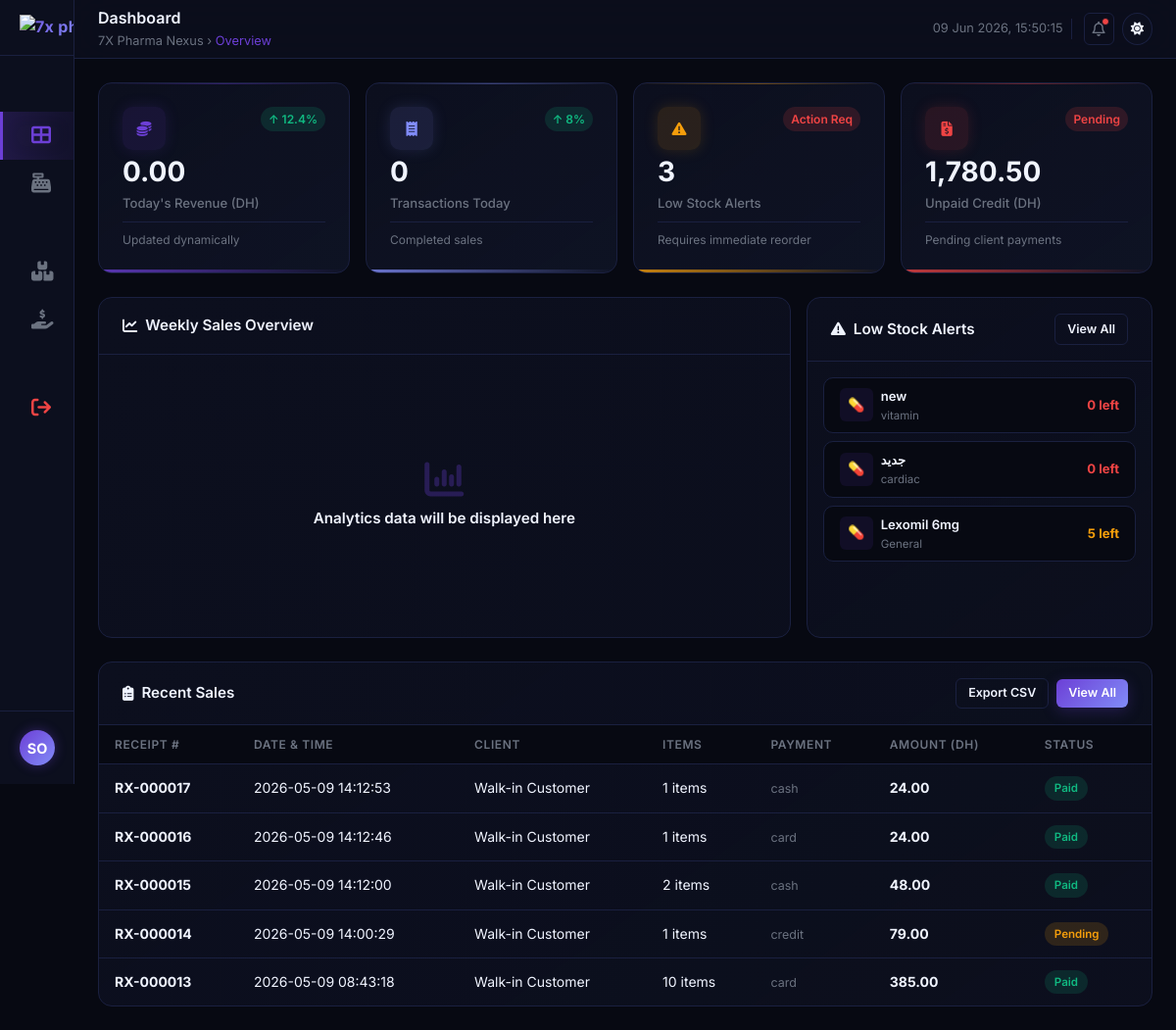
The page /public/dashboard (signed in) on the database its author committed.
### tables this page shows
CREATE TABLE `medicines` (
  `id` int(11) NOT NULL,
  `barcode` varchar(50) NOT NULL,
  `name` varchar(150) NOT NULL,
  `dci` varchar(150) DEFAULT NULL,
  `category` varchar(100) DEFAULT 'General',
  `price` decimal(10,2) NOT NULL,
  `cost_price` decimal(10,2) NOT NULL,

  `created_at` timestamp NOT NULL DEFAULT current_timestamp(),
  `deleted_at` timestamp NULL DEFAULT NULL
);

CREATE TABLE `sales` (
  `id` bigint(20) NOT NULL,
  `user_id` int(11) NOT NULL,
  `client_id` int(11) DEFAULT NULL,
  `total_amount` decimal(12,2) NOT NULL,
  `payment_method` enum('cash','card','credit','cheque','mutuelle') NOT NULL,
  `created_at` timestamp NOT NULL DEFAULT current_timestamp(),
  `deleted_at` timestamp NULL DEFAULT NULL
);

### views/pages/dashboard.php (the view, shortened to what the rows shown need)
<!DOCTYPE html>
<html lang="en" data-theme="dark">
<head>
    <link rel="stylesheet" href="https://cdnjs.cloudflare.com/ajax/libs/font-awesome/6.5.1/css/all.min.css">
    <link rel="stylesheet" href="<?= BASE_URL ?>/assets/css/global.css">
    <link rel="stylesheet" href="<?= BASE_URL ?>/assets/css/dashboard.css">
</head>
<body>
    <div class="dashboard-layout">
        <div class="main-content">
            <main class="page-body" id="main-page-body">
                <div class="dashboard-row two-col">
                    <div class="panel">
                        <div class="panel-header">
                            <h2 class="panel-title">
                                <i class="fa-solid fa-chart-line"></i>
                                Weekly Sales Overview
                            </h2>
                        </div>
                    </div>
                    <div class="panel">
                        <div class="panel-header">
                            <h2 class="panel-title">
                                <i class="fa-solid fa-triangle-exclamation"></i>
                                Low Stock Alerts
                            </h2>
                        </div>
                        <div class="panel-body" style="padding: var(--space-3);">
                            <div class="stock-list">
                                <?php if (isset($low_stock_items) && count($low_stock_items) > 0): ?>
                                    <?php foreach ($low_stock_items as $item): ?>
                                        <div class="stock-item">
                                            <div class="stock-item-icon">💊</div>
                                            <div class="stock-item-info">
                                                <div class="stock-item-name"><?= htmlspecialchars($item['name']) ?></div>
                                                <div class="stock-item-category"><?= htmlspecialchars($item['category'] ?? 'Medicine') ?></div>
                                            </div>
                                            <div class="stock-qty <?= $item['current_quantity'] <= 3 ? 'critical' : '' ?>"><?= $item['current_quantity'] ?> left</div>
                                        </div>
                                    <?php endforeach; ?>
                                <?php else: ?>
                                    <div style="text-align: center; color: var(--text-muted); padding: 1rem 0;">All stock levels are optimal.</div>
                                <?php endif; ?>
                            </div>
                        </div>
                    </div>
                </div>
                <div class="dashboard-row full-col">
                    <div class="panel">
                        <div class="panel-header">
                            <h2 class="panel-title">
                                <i class="fa-solid fa-clipboard-list"></i>
                                Recent Sales
                            </h2>
                        </div>
                        <div class="table-responsive">
                            <table class="data-table" aria-label="Recent sales table">
                                <thead>
                                    <tr>
                                        <th>Receipt #</th>
                                        <th>Date & Time</th>
                                        <th>Client</th>
                                        <th>Items</th>
                                        <th>Payment</th>
                                        <th>Amount (DH)</th>
                                        <th>Status</th>
                                    </tr>
                                </thead>
                                <tbody>
                                    <?php if (isset($recent_sales) && count($recent_sales) > 0): ?>
                                        <?php foreach ($recent_sales as $sale): ?>
                                            <tr>
                                                <td><strong><?= htmlspecialchars($sale['receipt_number']) ?></strong></td>
                                                <td><?= htmlspecialchars($sale['created_at']) ?></td>
                                                <td><?= htmlspecialchars($sale['client_name'] ?? 'Walk-in Customer') ?></td>
                                                <td><?= htmlspecialchars($sale['items_count']) ?> items</td>
                                                <td><span class="pay-tag"><?= htmlspecialchars($sale['payment_method']) ?></span></td>
                                                <td class="amount-col"><?= number_format($sale['total_amount'], 2) ?></td>
                                                <td>
                                                    <span class="badge <?= strtolower($sale['status']) === 'paid' ? 'badge-success' : (strtolower($sale['status']) === 'pending' ? 'badge-warning' : 'badge-danger') ?>">
                                                        <?= htmlspecialchars($sale['status']) ?>
                                                    </span>
                                                </td>
                                            </tr>
                                        <?php endforeach; ?>
                                    <?php else: ?>
                                        <tr>
                                            <td colspan="7" style="text-align: center; padding: 2rem; color: var(--text-muted);">No recent sales found today.</td>
                                        </tr>
                                    <?php endif; ?>
                                </tbody>
                            </table>
                        </div>
                    </div>
                </div>
            </main>
        </div>
    </div>
</body>
</html>

### rows shown on the page
medicines: name "new", category "vitamin", current_quantity "0"
medicines: name "جديد", category "cardiac", current_quantity "0"
medicines: name "Lexomil 6mg", category "General", current_quantity "5"
sales: receipt_number "RX-000017", created_at "2026-05-09 14:12:53", client_name "Walk-in Customer", items_count "1", payment_method "cash", total_amount "24.00", status "Paid"
sales: receipt_number "RX-000016", created_at "2026-05-09 14:12:46", client_name "Walk-in Customer", items_count "1", payment_method "card", total_amount "24.00", status "Paid"
sales: receipt_number "RX-000015", created_at "2026-05-09 14:12:00", client_name "Walk-in Customer", items_count "2", payment_method "cash", total_amount "48.00", status "Paid"
sales: receipt_number "RX-000014", created_at "2026-05-09 14:00:29", client_name "Walk-in Customer", items_count "1", payment_method "credit", total_amount "79.00", status "Pending"
sales: receipt_number "RX-000013", created_at "2026-05-09 08:43:18", client_name "Walk-in Customer", items_count "10", payment_method "card", total_amount "385.00", status "Paid"

### other values the page prints
substr($_SESSION['name'] ?? 'AD', 0, 2) "SO"
$daily_revenue "0.00"
$daily_transactions "0"
$low_stock_count "3"
$unpaid_credit "1,780.50"
